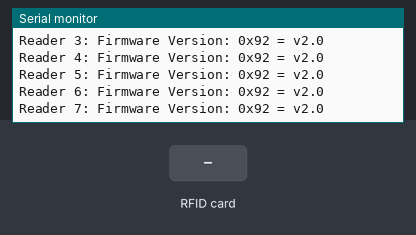
A sketch run on a simulated Arduino Uno, built with avr-gcc and run on an emulated ATmega328P. On the bench: the last lines printed to the serial monitor. The inputs (shaded band) are chosen by the test bench.

Above: at 1.6 s.
1.7 s: RFID card 66 61 49 01 held to the reader
At 2.4 s:
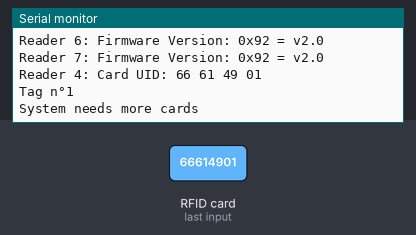
3.2 s: RFID card 8A 2B BC 79 held to the reader
At 3.8 s:
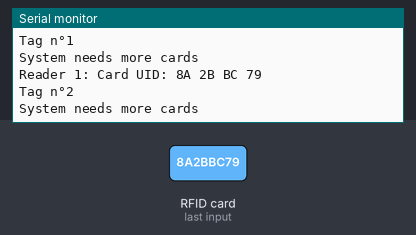
4.7 s: RFID card 81 29 BC 79 held to the reader
At 5.5 s:
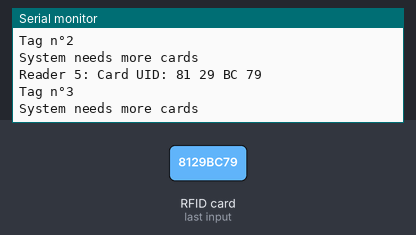
6.2 s: RFID card 5E 7A 19 C4 held to the reader
At 7.4 s:
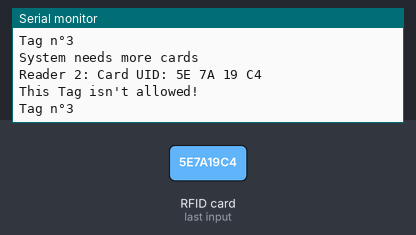
Timing chart, 0 to 8.7 s (numbered marks = the images above; inputs shaded):
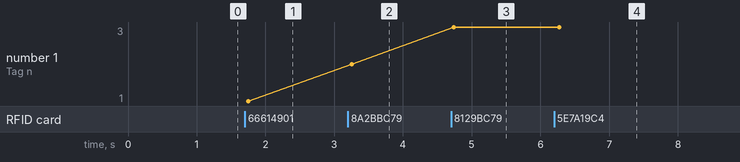

Measured:
- after the input at 1.7 s, the serial monitor: prints a new line at once (image 1)
- after the input at 3.2 s, the serial monitor: prints a new line at once (image 2)
- after the input at 4.7 s, the serial monitor: prints a new line at once (image 3)
- after the input at 6.2 s, the serial monitor: prints a new line at once (image 4)
- plotted number 1: 2 → 3 after the input at 4.7 s

The sketch:

multi_rfid_8.ino
```cpp
// (licence header left out)
#include <SPI.h>
#include <MFRC522.h>


// PIN Numbers : RESET + SDAs
#define RST_PIN         9
#define SS_1_PIN        10
#define SS_2_PIN        8
#define SS_3_PIN        7
#define SS_4_PIN        6
#define SS_5_PIN        5
#define SS_6_PIN        4
#define SS_7_PIN        3
#define SS_8_PIN        2

// Led and Relay PINS
#define GreenLed        0
#define relayIN         0
#define RedLed          0


// List of Tags UIDs that are allowed to open the puzzle
byte tagarray[][4] = {
  //{0x4B, 0x17, 0xBC, 0x79},
  {0x66, 0x61, 0x49, 0x01},
  {0x8A, 0x2B, 0xBC, 0x79},
  {0x81, 0x29, 0xBC, 0x79},
  {0xE6, 0xDF, 0xBB, 0x79},
};

// Inlocking status :
int tagcount = 0;
bool access = false;

#define NR_OF_READERS   8

byte ssPins[] = {SS_1_PIN, SS_2_PIN, SS_3_PIN, SS_4_PIN, SS_5_PIN, SS_6_PIN, SS_7_PIN, SS_8_PIN};

// Create an MFRC522 instance :
MFRC522 mfrc522[NR_OF_READERS];

/**
   Initialize.
*/
void setup() {

  Serial.begin(9600);           // Initialize serial communications with the PC
  while (!Serial);              // Do nothing if no serial port is opened (added for Arduinos based on ATMEGA32U4)

  SPI.begin();                  // Init SPI bus

  /* Initializing Inputs and Outputs */
  pinMode(GreenLed, OUTPUT);
  digitalWrite(GreenLed, LOW);
  pinMode(relayIN, OUTPUT);
  digitalWrite(relayIN, HIGH);
  pinMode(RedLed, OUTPUT);
  digitalWrite(RedLed, LOW);


  /* looking for MFRC522 readers */
  for (uint8_t reader = 0; reader < NR_OF_READERS; reader++) {
    mfrc522[reader].PCD_Init(ssPins[reader], RST_PIN);
    Serial.print(F("Reader "));
    Serial.print(reader);
    Serial.print(F(": "));
    mfrc522[reader].PCD_DumpVersionToSerial();
    mfrc522[reader].PCD_SetAntennaGain(mfrc522[reader].RxGain_max);
  }
}

/*
   Main loop.
*/

void loop() {

  for (uint8_t reader = 0; reader < NR_OF_READERS; reader++) {

    // Looking for new cards
    if (mfrc522[reader].PICC_IsNewCardPresent() && mfrc522[reader].PICC_ReadCardSerial()) {
      Serial.print(F("Reader "));
      Serial.print(reader);

      // Show some details of the PICC (that is: the tag/card)
      Serial.print(F(": Card UID:"));
      dump_byte_array(mfrc522[reader].uid.uidByte, mfrc522[reader].uid.size);
      Serial.println();

      for (int x = 0; x < sizeof(tagarray); x++)                  // tagarray's row
      {
        for (int i = 0; i < mfrc522[reader].uid.size; i++)        //tagarray's columns
        {
          if ( mfrc522[reader].uid.uidByte[i] != tagarray[x][i])  //Comparing the UID in the buffer to the UID in the tag array.
          {
            DenyingTag();
            break;
          }
          else
          {
            if (i == mfrc522[reader].uid.size - 1)                // Test if we browesed the whole UID.
            {
              AllowTag();
            }
            else
            {
              continue;                                           // We still didn't reach the last cell/column : continue testing!
            }
          }
        }
        if (access) break;                                        // If the Tag is allowed, quit the test.
      }


      if (access)
      {
        if (tagcount == NR_OF_READERS)
        {
          OpenDoor();
        }
        else
        {
          MoreTagsNeeded();
        }
      }
      else
      {
        UnknownTag();
      }
      /*Serial.print(F("PICC type: "));
        MFRC522::PICC_Type piccType = mfrc522[reader].PICC_GetType(mfrc522[reader].uid.sak);
        Serial.println(mfrc522[reader].PICC_GetTypeName(piccType));*/
      // Halt PICC
      mfrc522[reader].PICC_HaltA();
      // Stop encryption on PCD
      mfrc522[reader].PCD_StopCrypto1();
    } //if (mfrc522[reader].PICC_IsNewC..
  } //for(uint8_t reader..
}

/**
   Helper routine to dump a byte array as hex values to Serial.
*/
void dump_byte_array(byte * buffer, byte bufferSize) {
  for (byte i = 0; i < bufferSize; i++) {
    Serial.print(buffer[i] < 0x10 ? " 0" : " ");
    Serial.print(buffer[i], HEX);
  }
}

void printTagcount() {
  Serial.print("Tag n°");
  Serial.println(tagcount);
}

void DenyingTag()
{
  tagcount = tagcount;
  access = false;
}

void AllowTag()
{
  tagcount = tagcount + 1;
  access = true;
}

void Initialize()
{
  tagcount = 0;
  access = false;
}

void OpenDoor()
{
  Serial.println("Welcome! the door is now open");
  Initialize();
  digitalWrite(relayIN, LOW);
  digitalWrite(GreenLed, HIGH);
  delay(2000);
  digitalWrite(relayIN, HIGH);
  delay(500);
  digitalWrite(GreenLed, LOW);
}

void MoreTagsNeeded()
{
  printTagcount();
  Serial.println("System needs more cards");
  digitalWrite(RedLed, HIGH);
  delay(1000);
  digitalWrite(RedLed, LOW);
  access = false;
}

void UnknownTag()
{
  Serial.println("This Tag isn't allowed!");
  printTagcount();
  for (int flash = 0; flash < 5; flash++)
  {
    digitalWrite(RedLed, HIGH);
    delay(100);
    digitalWrite(RedLed, LOW);
    delay(100);
  }
}
```
